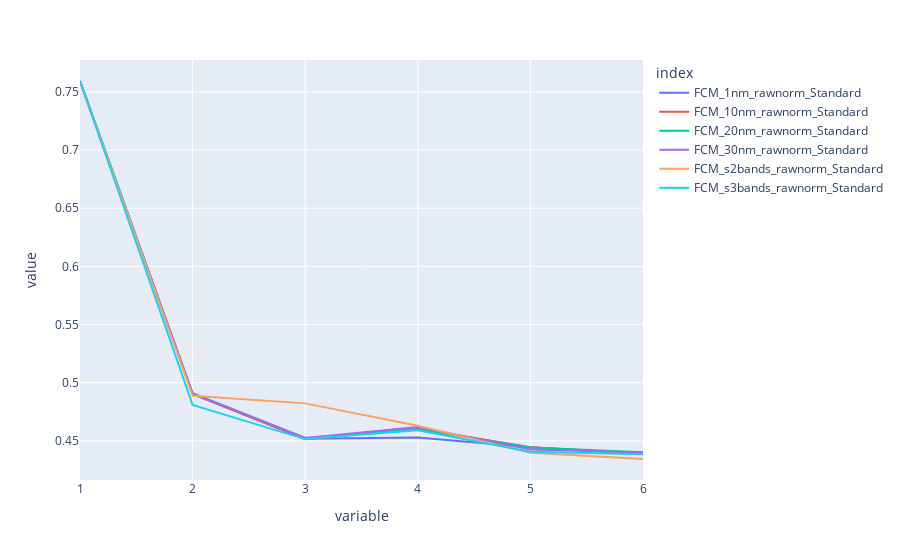

Source (notebook cell):
### Code cell
fig = plot_clustering_results('../data/', [1, 10, 20, 30, (s2bands, 's2bands'), (s3bands, 's3bands')], [['raw', 'norm']], ['Standard'], ['FCM'])
fig

### Figure 1 — Plotly figure (JSON) as saved in the notebook; plotly's stock layout.template omitted (floating-point values rounded to 4 significant figures)
{"data": [{"hovertemplate": "index=FCM_1nm_rawnorm_Standard<br>variable=%{x}<br>value=%{y}<extra></extra>", "legendgroup": "FCM_1nm_rawnorm_Standard", "line": {"color": "#636efa", "dash": "solid"}, "mode": "lines", "name": "FCM_1nm_rawnorm_Standard", "orientation": "v", "showlegend": true, "type": "scatter", "x": ["1", "2", "3", "4", "5", "6"], "xaxis": "x", "y": [0.7593, 0.4903, 0.4518, 0.4529, 0.4446, 0.4389], "yaxis": "y"}, {"hovertemplate": "index=FCM_10nm_rawnorm_Standard<br>variable=%{x}<br>value=%{y}<extra></extra>", "legendgroup": "FCM_10nm_rawnorm_Standard", "line": {"color": "#EF553B", "dash": "solid"}, "mode": "lines", "name": "FCM_10nm_rawnorm_Standard", "orientation": "v", "showlegend": true, "type": "scatter", "x": ["1", "2", "3", "4", "5", "6"], "xaxis": "x", "y": [0.7593, 0.4904, 0.4514, 0.4604, 0.4446, 0.4393], "yaxis": "y"}, {"hovertemplate": "index=FCM_20nm_rawnorm_Standard<br>variable=%{x}<br>value=%{y}<extra></extra>", "legendgroup": "FCM_20nm_rawnorm_Standard", "line": {"color": "#00cc96", "dash": "solid"}, "mode": "lines", "name": "FCM_20nm_rawnorm_Standard", "orientation": "v", "showlegend": true, "type": "scatter", "x": ["1", "2", "3", "4", "5", "6"], "xaxis": "x", "y": [0.7593, 0.491, 0.4526, 0.4603, 0.4443, 0.4404], "yaxis": "y"}, {"hovertemplate": "index=FCM_30nm_rawnorm_Standard<br>variable=%{x}<br>value=%{y}<extra></extra>", "legendgroup": "FCM_30nm_rawnorm_Standard", "line": {"color": "#ab63fa", "dash": "solid"}, "mode": "lines", "name": "FCM_30nm_rawnorm_Standard", "orientation": "v", "showlegend": true, "type": "scatter", "x": ["1", "2", "3", "4", "5", "6"], "xaxis": "x", "y": [0.7593, 0.4906, 0.4525, 0.462, 0.4426, 0.4401], "yaxis": "y"}, {"hovertemplate": "index=FCM_s2bands_rawnorm_Standard<br>variable=%{x}<br>value=%{y}<extra></extra>", "legendgroup": "FCM_s2bands_rawnorm_Standard", "line": {"color": "#FFA15A", "dash": "solid"}, "mode": "lines", "name": "FCM_s2bands_rawnorm_Standard", "orientation": "v", "showlegend": true, "type": "scatter", "x": ["1", "2", "3", "4", "5", "6"], "xaxis": "x", "y": [0.7593, 0.4888, 0.4823, 0.463, 0.4398, 0.4345], "yaxis": "y"}, {"hovertemplate": "index=FCM_s3bands_rawnorm_Standard<br>variable=%{x}<br>value=%{y}<extra></extra>", "legendgroup": "FCM_s3bands_rawnorm_Standard", "line": {"color": "#19d3f3", "dash": "solid"}, "mode": "lines", "name": "FCM_s3bands_rawnorm_Standard", "orientation": "v", "showlegend": true, "type": "scatter", "x": ["1", "2", "3", "4", "5", "6"], "xaxis": "x", "y": [0.7593, 0.481, 0.4516, 0.4592, 0.4407, 0.4386], "yaxis": "y"}], "layout": {"autosize": true, "legend": {"title": {"text": "index"}, "tracegroupgap": 0}, "margin": {"t": 60}, "xaxis": {"anchor": "y", "autorange": true, "domain": [0, 1], "range": [0, 5], "title": {"text": "variable"}, "type": "category"}, "yaxis": {"anchor": "x", "autorange": true, "domain": [0, 1], "range": [0.4165, 0.7773], "title": {"text": "value"}, "type": "linear"}}}
